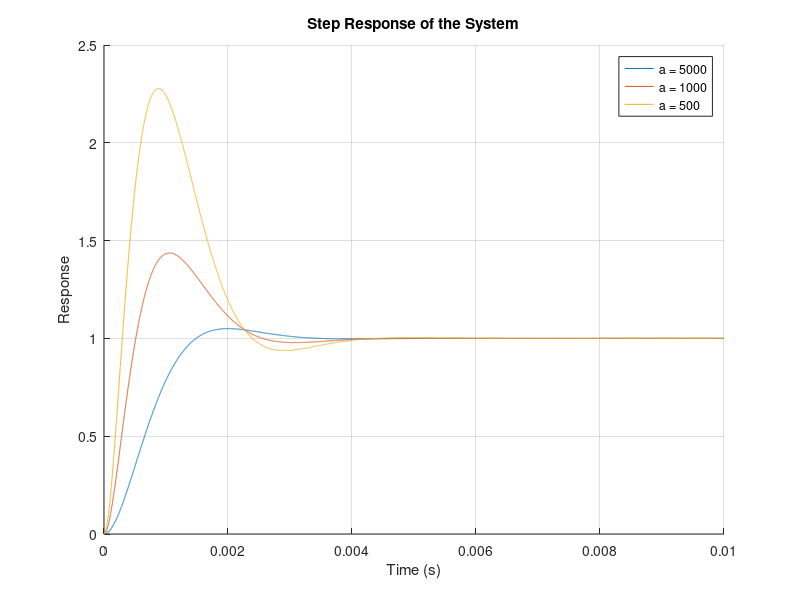

Write the MATLAB code that produced this figure. (Note: this script raises an error after producing the figure.)
% Warm up task 1:

PO = 10;                                                % Percent overshoot
Tp = 0.005;                                             % Peak time

z = (-log(PO/100)) / (sqrt(pi^2 + (log(PO/100))^2));    % Calculated formula for zeta
wn = pi / (Tp*sqrt(1-z^2));                             % Calculated formula for wn

s = tf('s');
G = (wn^2) / (s^2 + 2*z*wn*s + wn^2);                   % Transfer function from warm up task 1

t = 0:0.00000001:0.02;                                  % Time vector
% y = step(G, t);                                       % Function generating step response for the transfer function "G" and time interval "t"

%{
% Plot the step response
figure;
plot(t, y);
xlabel('Time (s)');
ylabel('Response');
title('Step Response of the System');
grid on;

% Calculate the settling time and rise time
format long
settlingTime = stepinfo(G).SettlingTime
riseTime = stepinfo(G).RiseTime;
%}





% Warm up task 2:

PO = 5;                                                      % Percent overshoot
Tp = 0.002;                                                  % Peak time
    
z = (-log(PO/100)) / (sqrt(pi^2 + (log(PO/100))^2));         % Calculated formula for zeta
wn = pi / (Tp*sqrt(1-z^2));                                      % Calculated formula for wn
balance = 10*z*wn

gam = 5000;
%a1 = 5000;

%s = tf('s');
%G1 = ((gam1/a1)*(s+a1)*(wn^2)) / ((s^2 + 2*z*wn*s + wn^2)*(s+gam1));   % Transfer function from warm up task 1

t = 0:0.000001:0.01;                                             % Time vector
%y = step(G, t);                                                 % Function generating step response for the transfer function "G" and time interval "t"

    a_val = [5000, 1000, 500];



% Plot of the step response
figure;
hold on;
for i = 1:length(a_val)
    a = a_val(i);
    s = tf('s');
    G = ((gam/a)*(s+a)*(wn^2)) / ((s^2 + 2*z*wn*s + wn^2)*(s+gam));
    [y, ~] = step(G, t);
    plot(t, y, 'DisplayName', ['a = ' num2str(a)]);
end

hold off;
legend show;
xlabel('Time (s)');
ylabel('Response');
title('Step Response of the System');
grid on;

% Calculate the settling time and rise time
format long
settlingTime = stepinfo(G).SettlingTime
riseTime = stepinfo(G).RiseTime
settlingValue = y(end)